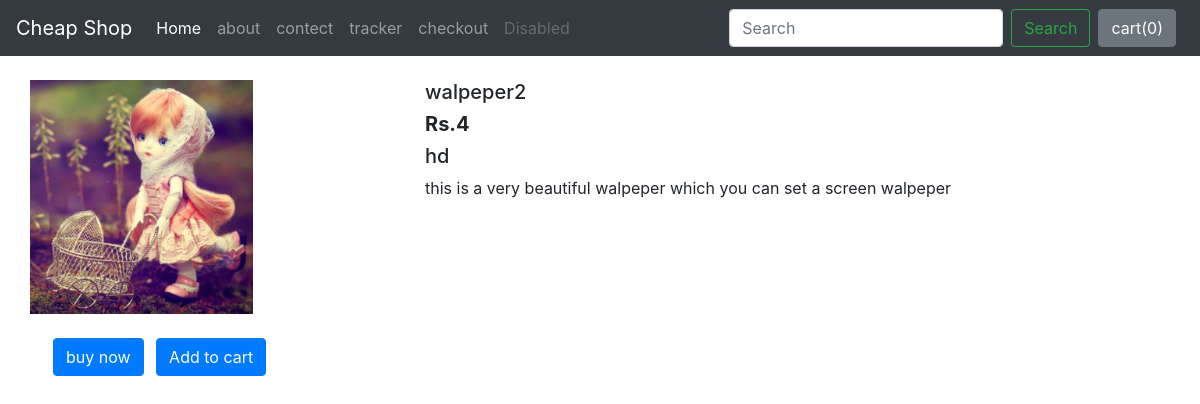
Screenshot of /shop/product/13 with the database file from the repository.
### shop/models.py (models this page shows)
class Product(models.Model):
    product_id= models.AutoField
    product_name=models.CharField(max_length=30)
    category=models.CharField(max_length=50,default="")
    subcategory=models.CharField(max_length=50, default="")
    desc=models.CharField(max_length=100)
    price=models.IntegerField(default=0)
    pub_date = models.DateField()
    product_image=models.ImageField(upload_to='shop/images',default="")
    def __str__(self):
        return self.product_name

### shop/views.py (the view)
# urls.py: path("product/<int:myid>",views.prodView,name="productView"),
def prodView(request,myid):
    product=Product.objects.filter(id=myid)
    print(product)
    return render(request, 'shop/prodView.html',{'product':product[0]})

### shop/templates/shop/prodView.html (shortened to what this page needs)
{%extends 'shop/basic.html'%}
{%block body%}
<div class="container my-4">
    <div class="row" >
    <div class="col-md-4">
         <div class="row " >
             <img src="/media/{{product.product_image}}" width="223" height="234">
         </div>
        <div class="btn btn-primary my-4 mx-2">buy now</div>
        <div class="btn btn-primary">Add to cart</div>
    </div>
<div class="col-md-8">
     <h5>{{product.product_name}}</h5>
     <h5><b>Rs.{{product.price}}</b></h5>
     <h5>{{product.category}}</h5>
     <p>{{product.desc}}
     </p>
</div>
</div>
    </div>
{%endblock%}

### rows the page displays
Product: product_image (picture), product_name "walpeper2", price "4", category "hd", desc "this is a very beautiful walpeper which you can set a screen walpeper"
